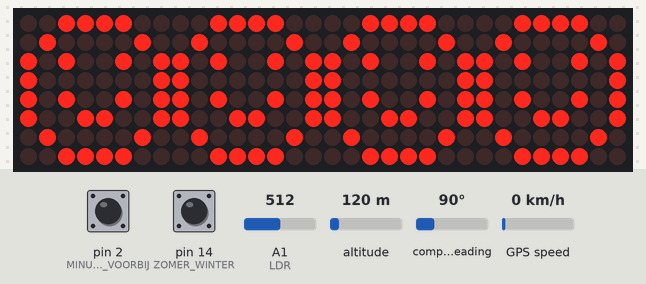
This sketch was run on a simulated Arduino Uno, built with avr-gcc and run on an emulated ATmega328P. Shown: 32×8 LED matrix. Wiring (inferred from the names in the program): DS3231 clock at I2C address 0x68; 4 × MAX7219 LED driver (orientation assumed): CS pin 10. The test bench sets the inputs (shaded band); at power-on: pin 14 (ZOMER_WINTER) HIGH, pin 2 (MINUUT_VOORBIJ) HIGH, A1 (LDR) = 512, altitude 120 m, compass heading 90°, GPS speed 0 km/h. The local clock reads 2024-03-15 10:24:30 at power-on unless the sketch sets it; the GPS gets a fix after 3 s at 37.7749, -122.4194 with 8 satellites.

Above: at 5.6 s.
At 8.7 s:
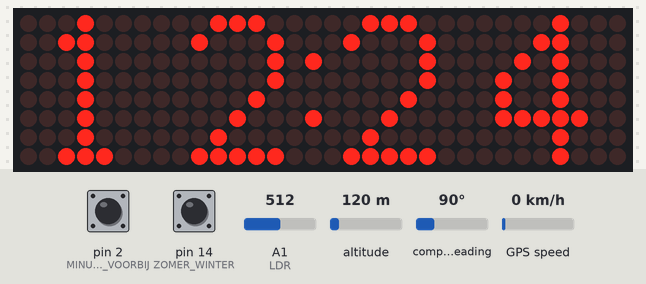
8.8 s: pin 14 (ZOMER_WINTER) pulled LOW for 1 s
At 9.8 s:
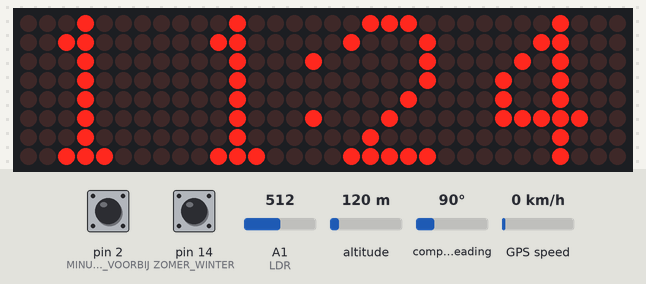
11.5 s: pin 14 (ZOMER_WINTER) pulled LOW for 3.2 s
Timing chart, 0 to 14.5 s (numbered marks = the images above; inputs shaded):
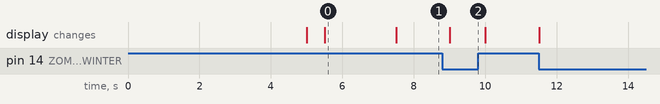

Measured:
- after the input at 8.8 s, the display: changes after 0.21 s (image 2)
- what the display in image 0 shows lasts 2.0 s, from 5.5 s to 7.5 s

The sketch:

GPS_klok.ino
```cpp
// (licence header left out)
/*
* GPS
* VCC     >>      +5V
* GND     >>      GND
* RX      >>      3
* TX      >>      4
*
* DS3231SN
* VCC     >>      +5V
* GND     >>      GND
* SDA     >>      SDA (18 / A4)
* SCL     >>      SCL (19 / A5)
*
* PCB board
*   R1    >>      4K7
*   R2    >>      4K7
*
* +5V ---<R10K>------- 2 (INT0)   (pullup R10K)
*                 |
*                SQW
*
* LED DISPLAY
* VCC     >>      +5V
* GND     >>      GND
* CLK     >>      13
* CS      >>      10
* DIN     >>      11
*
* SWITCH ZOMER / WINTER
* GND ----| |---- 14 (A0)
*         N.O.
*
* Contact open    >>  summer time
* Contact closed  >>  winter time
*
* LDR
* +5V ----<LDR>-----<R10K>---- GND
*                |
*                |
*              15 (A1)
*
*/

#include <SPI.h>
#include "Wire.h"
#include <SoftwareSerial.h>
#include <TinyGPSPlus.h>

TinyGPSPlus gps;
SoftwareSerial ss(4, 3); //RX, TX

/*
* UTC_OFFSET enter your local UTC offset here
*/
#define UTC_OFFSET          1


#define CS                  10
#define DS3231SN            0x68
#define ZOMER_WINTER        14
#define MINUUT_VOORBIJ      2
#define LDR                 15

byte dec_naar_bcd(byte waarde);
byte bcd_naar_dec(byte waarde);
void display_setup(uint8_t adres, uint8_t waarde);
void tijd_naar_led();
void smiley();
void display_digits(uint8_t adres, uint8_t digit_1, uint8_t digit_2, uint8_t digit_3, uint8_t digit_4);
void elke_minuut();

volatile bool minuut_interrupt_bool = false;
bool eerste_run_bool = true;
bool tweede_run_bool = false;
bool zomer_winter_vorig_bool = false;
bool z_w_bool = false;

int utc_uren_int;
int uren_int;
int minuten_int;
int seconden_int;
int tiental_uur_int;
int eenheden_uur_int;
int tiental_minuut_int;
int eenheden_minuut_int;

unsigned long begin_millis = millis();

uint8_t cijfers[][11] = {{0x38, 0x44, 0x4c, 0x54, 0x64, 0x44, 0x44, 0x38},  //0
                         {0x10, 0x30, 0x10, 0x10, 0x10, 0x10, 0x10, 0x38},  //1
                         {0x38, 0x44, 0x04, 0x04, 0x08, 0x10, 0x20, 0x7c},  //2
                         {0x7c, 0x08, 0x10, 0x08, 0x04, 0x04, 0x44, 0x38},  //3
                         {0x08, 0x18, 0x28, 0x48, 0x48, 0x7c, 0x08, 0x08},  //4
                         {0x7c, 0x40, 0x78, 0x04, 0x04, 0x04, 0x44, 0x38},  //5
                         {0x18, 0x20, 0x40, 0x78, 0x44, 0x44, 0x44, 0x38},  //6
                         {0x7c, 0x04, 0x04, 0x08, 0x10, 0x20, 0x20, 0x20},  //7
                         {0x38, 0x44, 0x44, 0x38, 0x44, 0x44, 0x44, 0x38},  //8
                         {0x38, 0x44, 0x44, 0x44, 0x3c, 0x04, 0x08, 0x30},  //9
                         {0x3c, 0x42, 0xa5, 0x81, 0xa5, 0x99, 0x42, 0x3c}}; //smiley


void setup() {
  delay(5000);
  //Serial.begin(115200);
  ss.begin(9600);
  pinMode(CS, OUTPUT);
  digitalWrite(CS, HIGH);
  pinMode(ZOMER_WINTER, INPUT_PULLUP);
  pinMode(MINUUT_VOORBIJ, INPUT);
  SPI.begin();
  delay(250);
  display_setup(0x0F, 0x00);
  delay(250);
  display_setup(0x0C, 0x00);
  display_setup(0x0C, 0x01);
  display_setup(0x09, 0x00);
  display_setup(0x0A, 0x00);
  display_setup(0x0B, 0x07);
  smiley();
  delay(2000);
  Wire.begin();
  Wire.setClock(40000);               // slow chinese DS3231 modules
  Wire.beginTransmission(DS3231SN);
  Wire.write(0x0B);
  Wire.write(0x80);
  Wire.write(0x80);
  Wire.write(0x80);
  Wire.write(0x46);
  Wire.write(0x00);
  Wire.endTransmission();
  zomer_winter_vorig_bool = digitalRead(ZOMER_WINTER);
  attachInterrupt(digitalPinToInterrupt(MINUUT_VOORBIJ), elke_minuut, FALLING);
}

void loop() {
  while((millis() - begin_millis) < 500){
    while(ss.available()){
      gps.encode(ss.read());
    }
  }
  if(zomer_winter_vorig_bool != digitalRead(ZOMER_WINTER)){
    zomer_winter_vorig_bool = digitalRead(ZOMER_WINTER);
    z_w_bool = true;
  }
  begin_millis= millis();
  if((gps.satellites.value() > 0) && ((tweede_run_bool) || (gps.time.minute() == 30))){
    Wire.beginTransmission(DS3231SN);
    Wire.write(0X00);
    Wire.write(dec_naar_bcd(gps.time.second()));
    Wire.write(dec_naar_bcd(gps.time.minute()));
    Wire.write(dec_naar_bcd(gps.time.hour()));
    Wire.endTransmission();
    tweede_run_bool = false;
    tijd_naar_led();
  }
  if(z_w_bool){
    z_w_bool = false;
    tijd_naar_led();
  }
  if(eerste_run_bool){
    eerste_run_bool = false;
    tweede_run_bool = true;
    tijd_naar_led();
  }
  if(minuut_interrupt_bool){
    minuut_interrupt_bool = false;
    Wire.beginTransmission(DS3231SN);
    Wire.write(0x0F);
    Wire.write(0x00);
    Wire.endTransmission();
    tijd_naar_led();
  }
}

byte dec_naar_bcd(byte waarde){
  return (((waarde / 10) << 4) + (waarde % 10));
}

byte bcd_naar_dec(byte waarde){
  return (((waarde >> 4) * 10) + (waarde % 16));
}

void display_setup(uint8_t adres, uint8_t waarde){
  digitalWrite(CS, LOW);
  SPI.transfer(adres);
  SPI.transfer(waarde);
  SPI.transfer(adres);
  SPI.transfer(waarde);
  SPI.transfer(adres);
  SPI.transfer(waarde);
  SPI.transfer(adres);
  SPI.transfer(waarde);
  digitalWrite(CS, HIGH);
}

void smiley(){
  display_digits(0x01, cijfers[10][0], cijfers[10][0], cijfers[10][0], cijfers[10][0]);
  display_digits(0X02, cijfers[10][1], cijfers[10][1], cijfers[10][1], cijfers[10][1]);
  display_digits(0X03, cijfers[10][2], cijfers[10][2], cijfers[10][2], cijfers[10][2]);
  display_digits(0X04, cijfers[10][3], cijfers[10][3], cijfers[10][3], cijfers[10][3]);
  display_digits(0X05, cijfers[10][4], cijfers[10][4], cijfers[10][4], cijfers[10][4]);
  display_digits(0X06, cijfers[10][5], cijfers[10][5], cijfers[10][5], cijfers[10][5]);
  display_digits(0X07, cijfers[10][6], cijfers[10][6], cijfers[10][6], cijfers[10][6]);
  display_digits(0X08, cijfers[10][7], cijfers[10][7], cijfers[10][7], cijfers[10][7]);
}

void tijd_naar_led(){
  display_setup(0X0A, (analogRead(LDR) / 128));
  Wire.beginTransmission(DS3231SN);
  Wire.write(0x01);
  Wire.endTransmission();
  Wire.requestFrom(DS3231SN, 2);
  minuten_int = (bcd_naar_dec(Wire.read()));
  uren_int = (bcd_naar_dec(Wire.read()));
  uren_int = uren_int + UTC_OFFSET + digitalRead(ZOMER_WINTER);
  if(uren_int > 23){
    uren_int = uren_int - 24;
  }
  if(uren_int < 0){
    uren_int = 24 + gps.time.hour() + UTC_OFFSET;
    if(uren_int == 24){
      uren_int = 0;
    }
  }
  tiental_uur_int = uren_int / 10;
  eenheden_uur_int = uren_int - (tiental_uur_int * 10);
  tiental_minuut_int = minuten_int / 10;
  eenheden_minuut_int = minuten_int - (tiental_minuut_int * 10);
  display_digits(0x01, cijfers[tiental_uur_int][0], cijfers[eenheden_uur_int][0], cijfers[tiental_minuut_int][0], cijfers[eenheden_minuut_int][0]);
  display_digits(0X02, cijfers[tiental_uur_int][1], cijfers[eenheden_uur_int][1], cijfers[tiental_minuut_int][1], cijfers[eenheden_minuut_int][1]);
  display_digits(0X03, cijfers[tiental_uur_int][2], cijfers[eenheden_uur_int][2] + 1, cijfers[tiental_minuut_int][2], cijfers[eenheden_minuut_int][2]);
  display_digits(0X04, cijfers[tiental_uur_int][3], cijfers[eenheden_uur_int][3], cijfers[tiental_minuut_int][3], cijfers[eenheden_minuut_int][3]);
  display_digits(0X05, cijfers[tiental_uur_int][4], cijfers[eenheden_uur_int][4], cijfers[tiental_minuut_int][4], cijfers[eenheden_minuut_int][4]);
  display_digits(0X06, cijfers[tiental_uur_int][5], cijfers[eenheden_uur_int][5] + 1, cijfers[tiental_minuut_int][5], cijfers[eenheden_minuut_int][5]);
  display_digits(0X07, cijfers[tiental_uur_int][6], cijfers[eenheden_uur_int][6], cijfers[tiental_minuut_int][6], cijfers[eenheden_minuut_int][6]);
  display_digits(0X08, cijfers[tiental_uur_int][7], cijfers[eenheden_uur_int][7], cijfers[tiental_minuut_int][7], cijfers[eenheden_minuut_int][7]);
}

void display_digits(uint8_t adres, uint8_t digit_1, uint8_t digit_2, uint8_t digit_3, uint8_t digit_4){
  digitalWrite(CS, LOW);
  SPI.transfer(adres);
  SPI.transfer(digit_1);
  SPI.transfer(adres);
  SPI.transfer(digit_2);
  SPI.transfer(adres);
  SPI.transfer(digit_3);
  SPI.transfer(adres);
  SPI.transfer(digit_4);
  digitalWrite(CS, HIGH);
}

void elke_minuut(){
  minuut_interrupt_bool = true;
}
```
